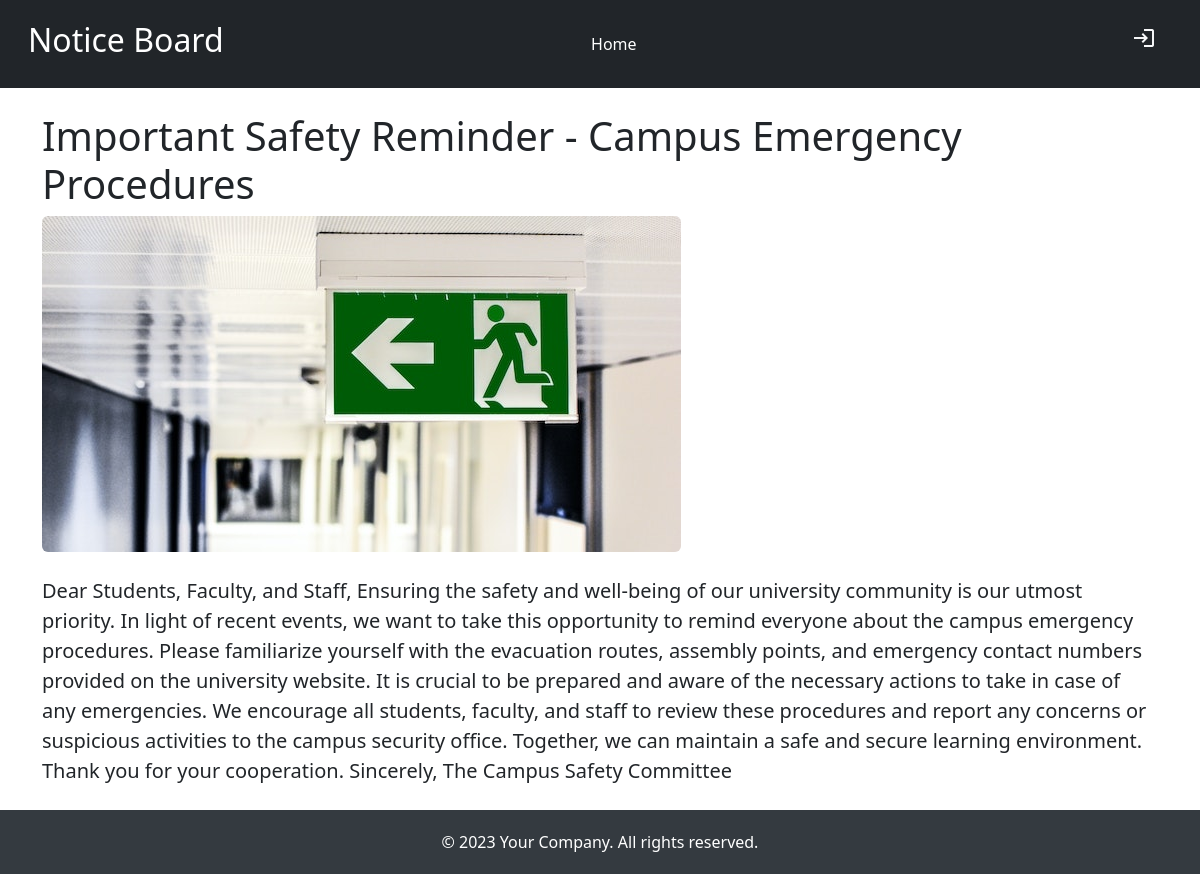
The app's page /posts/view_posts.php?id=11 with its own data.
### tables this page shows
CREATE TABLE `posts` (
  `id` int(10) NOT NULL,
  `title` text NOT NULL,
  `content` text NOT NULL,
  `category` text NOT NULL,
  `author` text NOT NULL,
  `cover_photo` text NOT NULL,
  `date` timestamp NULL DEFAULT current_timestamp(),
  `important` tinyint(1) NOT NULL
);

### posts/view_posts.php (the view, shortened to what this page needs)
<!DOCTYPE html>
<html lang="en">
<head>
  <link href="https://cdn.jsdelivr.net/npm/bootstrap@5.2.3/dist/css/bootstrap.min.css" rel="stylesheet">
  <link rel="stylesheet" href="../assets/style.css">
</head>
<body>
  <nav class="navbar navbar-expand-lg navbar-dark bg-dark p-3">
      <div class="container-fluid">
        <a class="navbar-brand" href="#"><h2> Notice Board </h2></a>
        <div class=" collapse navbar-collapse" id="navbarNavDropdown">
          <ul class="navbar-nav ms-auto ">
            <li class="nav-item">
              <a class="nav-link mx-2 active" aria-current="page" href="get_posts.php">Home</a>
            </li>
            <li class="nav-item">
              <a class="nav-link mx-2" href="#manageposts"></a>
            </li>
            <li class="nav-item">
              <a class="nav-link mx-2" href="manage_users.php"></a>
            </li>
          </ul>
          <ul class="navbar-nav ms-auto d-none d-lg-inline-flex">
            <li class="nav-item mx-2">
              <a class="nav-link text-light h5" href="" target="blank"><i class="fab fa-google-plus-square"></i></a>
            </li>
            <li class="nav-item mx-2">
              <a class="nav-link text-light h5" href="" target="blank"><i class="fab fa-twitter"></i></a>
            </li>
            <li class="nav-item mx-2">
              <a class="nav-link text-light h5" href="../admin/login.php" target="blank"><span class="material-icons md-48">login</span></a>
            </li>
          </ul>
        </div>
      </div>
    </nav>
    <div class="container mt-4">
        <?php
        $servername = "localhost";
        $username = "root";
        $password = "";
        $database = "noticeboard";
        $conn = new mysqli($servername, $username, $password, $database);
        $postId = $_GET['id'];
        $sql = "SELECT * FROM posts WHERE id = $postId";
        $result = $conn->query($sql);
        if ($result->num_rows > 0) {
            $row = $result->fetch_assoc();
            $postTitle = $row['title'];
            $postContent = $row['content'];
            $postImage = $row['cover_photo'];
            echo '<div class="post-container">';
            echo "<h1 class='mt-4'>$postTitle</h1>";
            echo "<img src='../images/$postImage' alt='Post Image' class='img-fluid rounded mb-4'>";
            echo "<p class='lead'>$postContent</p>";
            echo '</div>';
        } else {
            echo "Post not found.";
        }
        ?>
    </div>
  <footer class="footer mt-4">
        <div class="container">
            <span>&copy; 2023 Your Company. All rights reserved.</span>
        </div>
  </footer>
</body>
</html>

### assets/style.css (style rules this page uses)
.footer { position: relative; bottom: 0; width: 100%; background-color: #343a40; color: #fff; padding: 20px; text-align: center; }

### records on screen
posts: title "Important Safety Reminder - Campus Emergency Procedures", cover_photo (picture), content "Dear Students, Faculty, and Staff, Ensuring the safety and well-being of our university community is our utmost priority. In light of recent events, we want to take this opportunity to remind everyone about the campus emergency procedures. Please familiarize yourself with the evacuation routes, assembly points, and emergency contact numbers provided on the university website. It is crucial to be prepared and aware of the necessary actions to take in case of any emergencies. We encourage all students, faculty, and staff to review these procedures and report any concerns or suspicious activities to the campus security office. Together, we can maintain a safe and secure learning environment.…"
